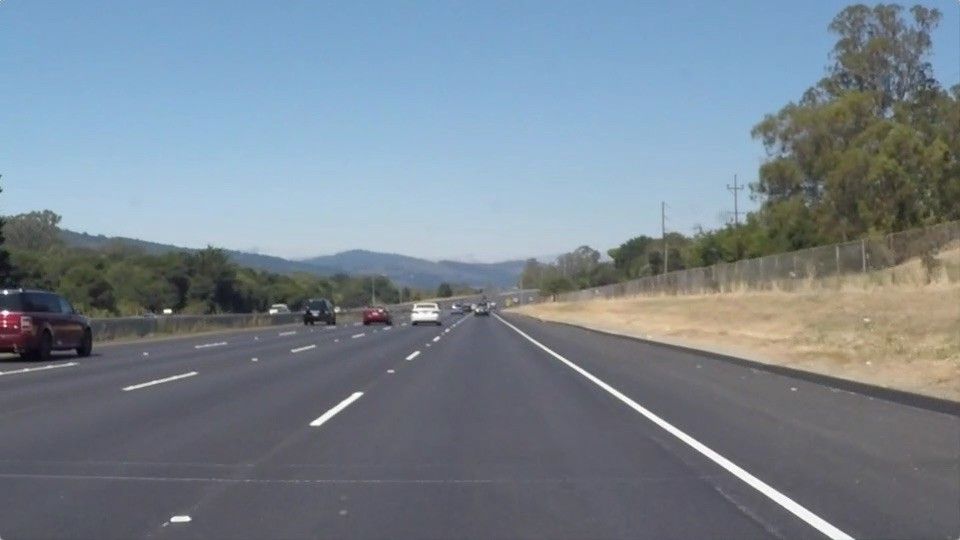
#> input picture winter_2025/hws/hw2_release/road.jpg, 960 x 540 px
$ python -i hw2.py   (imports and definitions only)
#> lines starting #> are read from the running program, lines starting #| are printed output that depends on the picture
from __future__ import print_function

import random
import time
from typing import Tuple

import matplotlib.pyplot as plt
import numpy as np
from PIL import Image
from scipy.ndimage import convolve
from scipy.spatial.distance import cdist
from skimage import color, filters, io

plt.rcParams['figure.figsize'] = (10.0, 8.0) # set default size of plots
plt.rcParams['image.interpolation'] = 'nearest'
plt.rcParams['image.cmap'] = 'gray'

# [358 lines left out: functions gaussian_kernel, conv, partial_x, partial_y, gradient, non_maximum_suppression and 5 more, not called in this run]

def harris_corners(img, window_size=3, k=0.04):
    """
    Compute Harris corner response map. Follow the math equation
    R=Det(M)-k(Trace(M)^2).

    Hint:
        You may use the function scipy.ndimage.filters.convolve,
        which is already imported above. If you use convolve(), remember to
        specify zero-padding to match our equations, for example:

            out_image = convolve(in_image, kernel, mode='constant', cval=0)

        You can also use for nested loops compute M and the subsequent Harris
        corner response for each output pixel, intead of using convolve().
        Your implementation of conv_fast or conv_nested in HW1 may be a
        useful reference!

    Args:
        img: Grayscale image of shape (H, W)
        window_size: size of the window function
        k: sensitivity parameter

    Returns:
        response: Harris response image of shape (H, W)
    """

    H, W = img.shape
    window = np.ones((window_size, window_size))

    response = np.zeros((H, W))

    # 1. Compute x and y derivatives (I_x, I_y) of an image
    dx = filters.sobel_v(img)
    dy = filters.sobel_h(img)

    ### YOUR CODE HERE
    Ix2 = dx * dx
    Iy2 = dy * dy
    Ixy = dx * dy
    M = np.zeros((H, W, 3))
    M[:, :, 0] = convolve(Ix2, window, mode='constant', cval=0)
    M[:, :, 1] = convolve(Ixy, window, mode='constant', cval=0)
    M[:, :, 2] = convolve(Iy2, window, mode='constant', cval=0)
    det_M = M[:, :, 0] * M[:, :, 2] - M[:, :, 1] * M[:, :, 1]
    trace_M = M[:, :, 0] + M[:, :, 2]
    response = det_M - k * trace_M**2
    ### END YOUR CODE

    return response

# [210 lines left out: functions harris_corners_alternate_solutions, simple_descriptor, describe_keypoints, match_descriptors, plot_matches, not called in this run]

>>> import cv2
>>> picture = cv2.imread('road.jpg', cv2.IMREAD_GRAYSCALE)
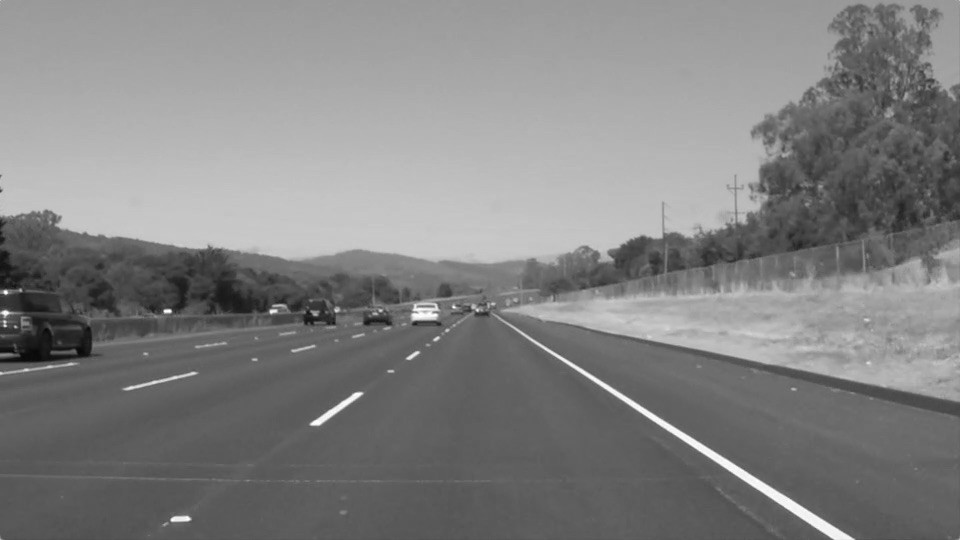
#> picture: shape (540, 960); min 6, max 255, mean 130.1
>>> result = harris_corners(picture)
#> in harris_corners, `dx = filters.sobel_v(img)`:
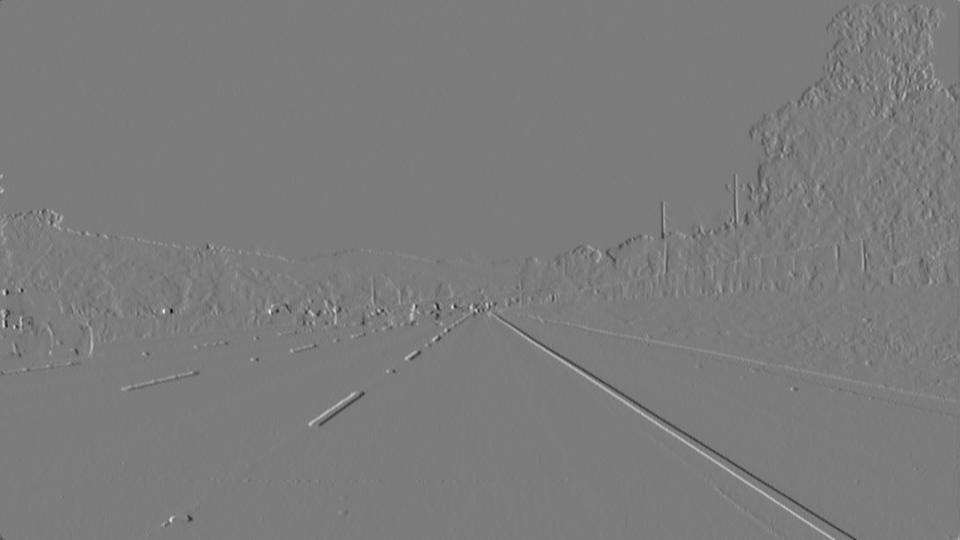
#> dx: shape (540, 960) float64; min -0.565, max 0.597, mean 2.07e-05; drawn with min black and max white
#> in harris_corners, `dy = filters.sobel_h(img)`:
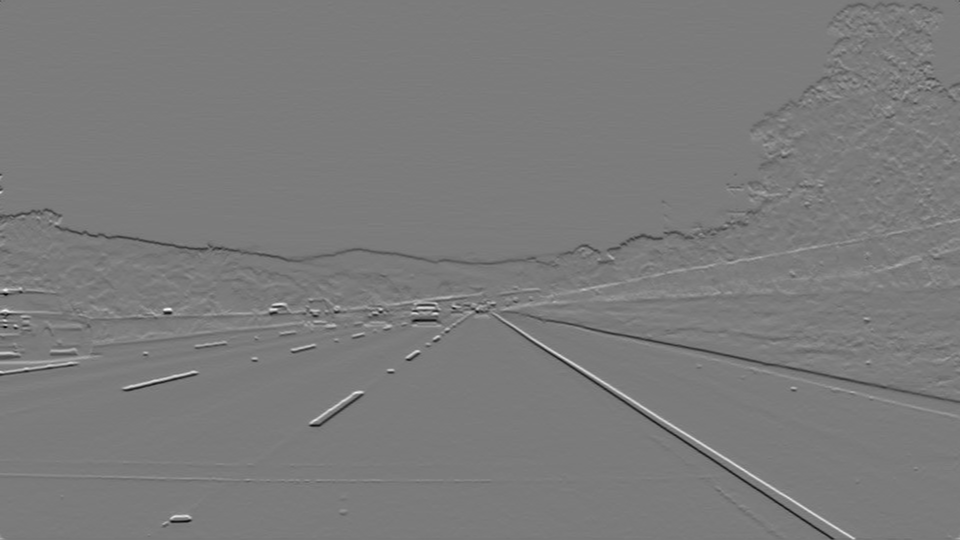
#> dy: shape (540, 960) float64; min -0.586, max 0.624, mean -0.000921; drawn with min black and max white
#> in harris_corners, `Iy2 = dy * dy`:
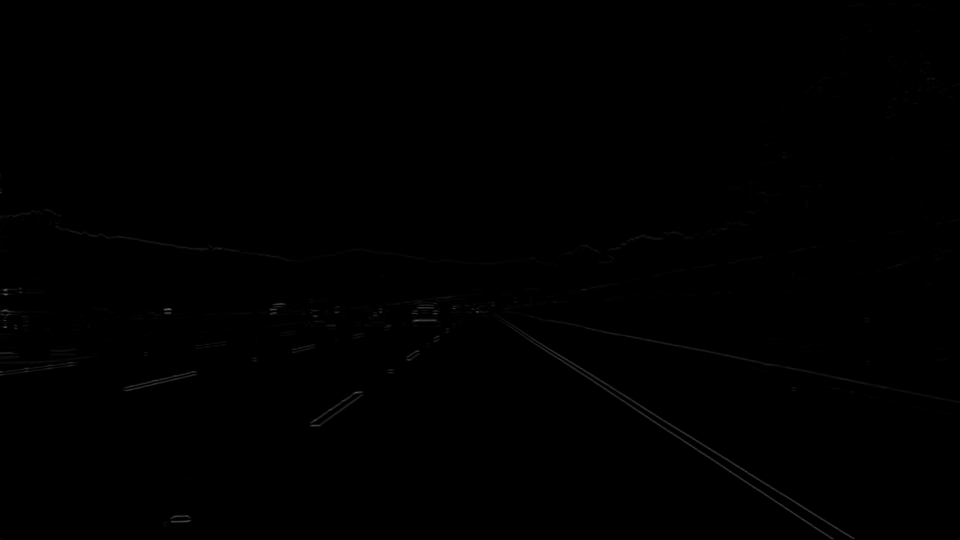
#> Iy2: shape (540, 960) float64; min 0, max 0.389, mean 0.00158
#> in harris_corners, `M[:, :, 1] = convolve(Ixy, window, mode='constant', cval=0)`:
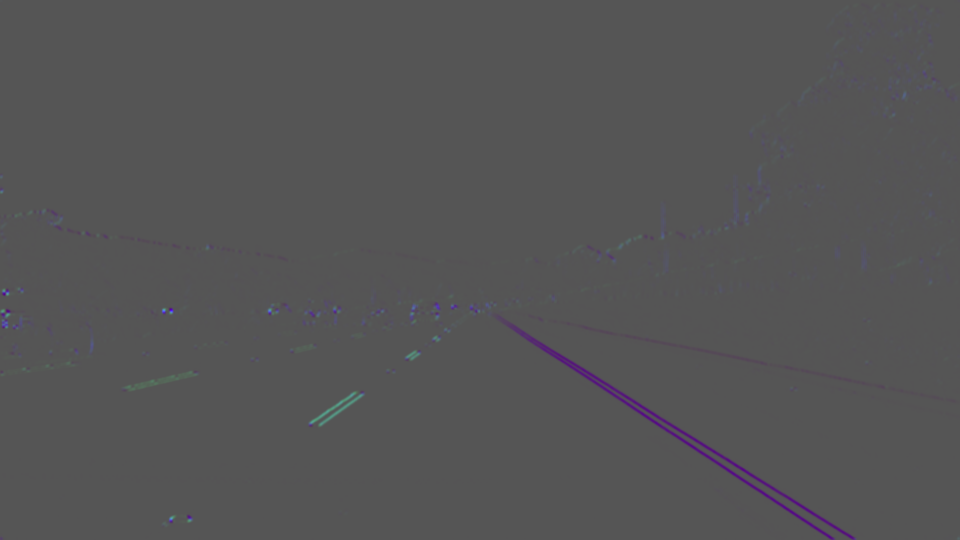
#> M: shape (540, 960, 3) float64; mean of channels 0, 1, 2 0.00554, -0.00203, 0; drawn with min black and max white

$ run again, on winter_2025/hws/hw2_release/uttower2.jpg
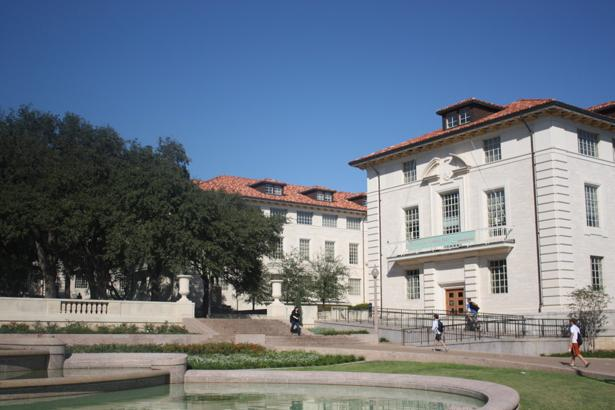
#> input picture winter_2025/hws/hw2_release/uttower2.jpg, 615 x 410 px
#> in harris_corners, `trace_M = M[:, :, 0] + M[:, :, 2]`:
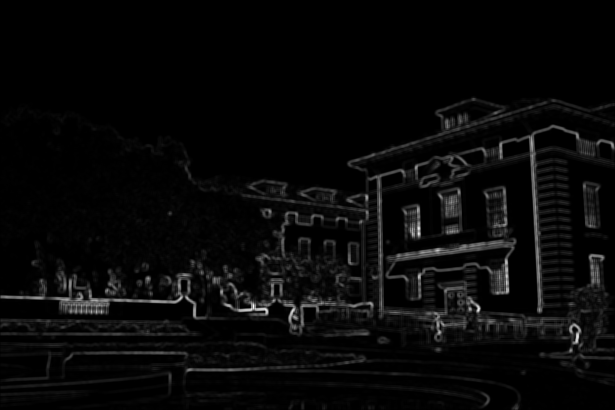
#> trace_M: shape (410, 615) float64; min 0, max 3.22, mean 0.113; drawn with min black and max white
#> in harris_corners, `response = det_M - k * trace_M**2`:
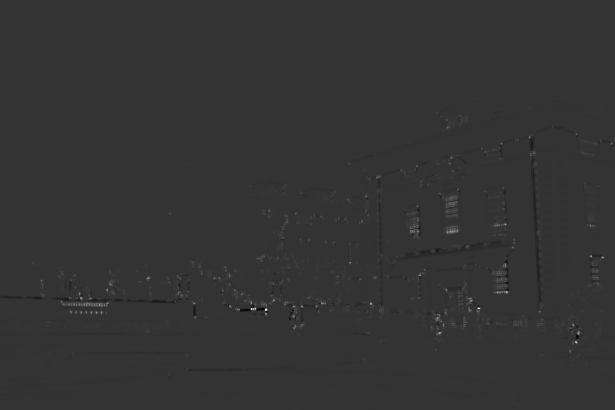
#> response: shape (410, 615) float64; min -0.317, max 1.27, mean 0.0018; drawn with min black and max white
